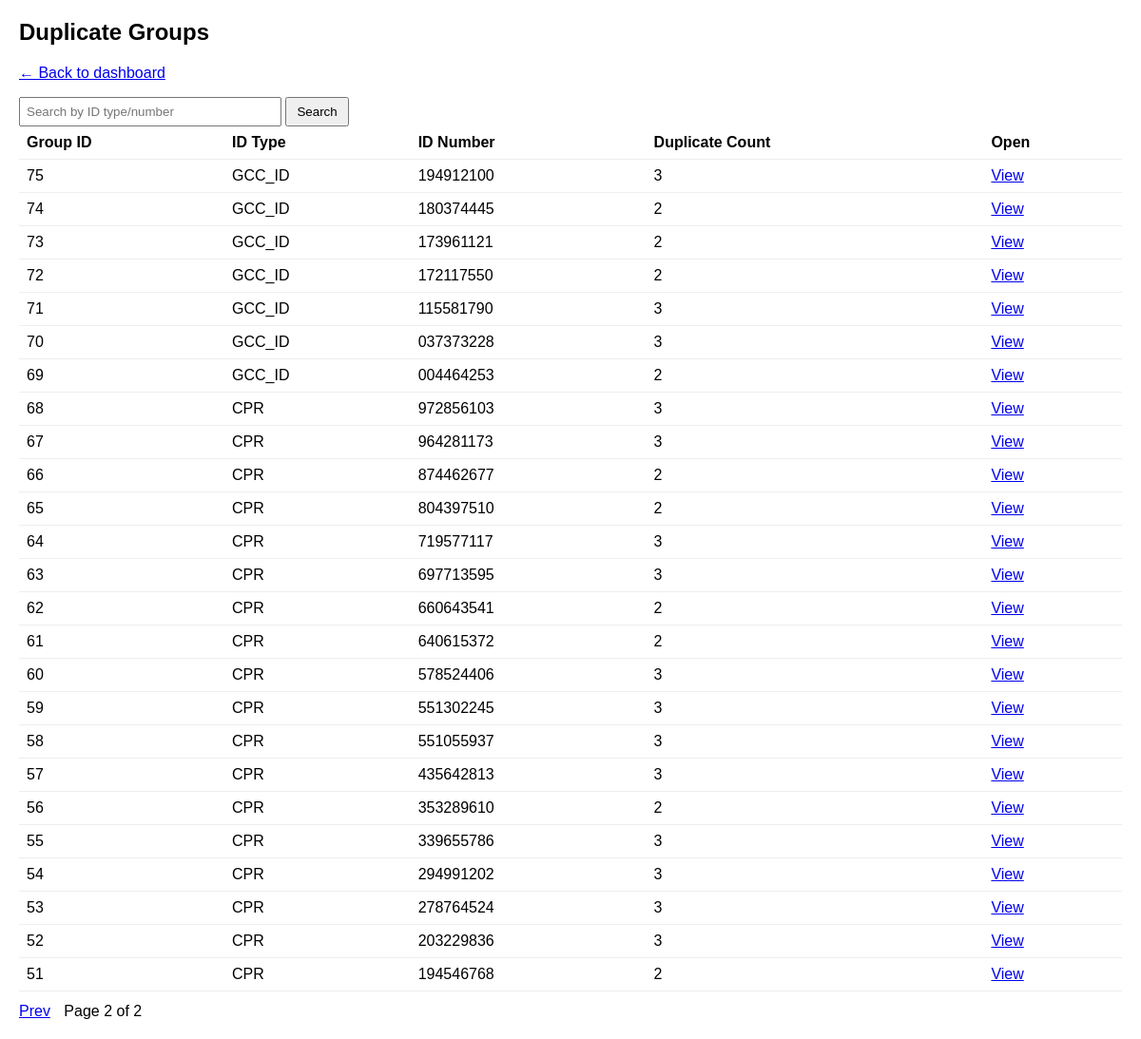
/dashboard/groups/?q=&page=2, run on the app's committed database.
### dedupe/models.py (models this page shows)
class DupGroup(models.Model):
    id_type = models.CharField(max_length=50)
    id_number = models.CharField(max_length=100)
    dup_count = models.IntegerField(default=0)
    created_at = models.DateTimeField(auto_now_add=True)

### dedupe/views.py (the view)
# urls.py: path("dashboard/groups/", views.duplicate_groups, name="duplicate_groups"),
def duplicate_groups(request):
    q = (request.GET.get("q") or "").strip()
    qs = DupGroup.objects.all().order_by("-created_at", "-id")
    if q:
        qs = qs.filter(id_number__icontains=q) | qs.filter(id_type__icontains=q)
    paginator = Paginator(qs, 25)
    page_obj = paginator.get_page(request.GET.get("page"))
    return render(request, "dedupe/duplicate_groups.html", {
        "page_obj": page_obj,
        "q": q,
    })

### templates/dedupe/duplicate_groups.html (shortened to what this page needs)
<!doctype html>
<html>
<head>
</head>
<body>
  <h2>Duplicate Groups</h2>
  <p class="muted"><a href="/dashboard/">← Back to dashboard</a></p>
  <form method="get">
    <input name="q" value="{{ q }}" placeholder="Search by ID type/number" />
    <button type="submit">Search</button>
  </form>
  <table>
    <thead>
      <tr>
        <th>Group ID</th>
        <th>ID Type</th>
        <th>ID Number</th>
        <th>Duplicate Count</th>
        <th>Open</th>
      </tr>
    </thead>
    <tbody>
      {% for g in page_obj %}
      <tr>
        <td>{{ g.id }}</td>
        <td>{{ g.id_type }}</td>
        <td>{{ g.id_number }}</td>
        <td>{{ g.dup_count }}</td>
        <td><a href="/dashboard/groups/{{ g.id }}/">View</a></td>
      </tr>
      {% empty %}
      <tr><td colspan="5">No groups found.</td></tr>
      {% endfor %}
    </tbody>
  </table>
  <div class="pager" style="margin-top:12px;">
    {% if page_obj.has_previous %}
      <a href="?q={{ q }}&page={{ page_obj.previous_page_number }}">Prev</a>
    {% endif %}
    <span>Page {{ page_obj.number }} of {{ page_obj.paginator.num_pages }}</span>
  </div>
</body>
</html>

### templates/dedupe/duplicate_groups.html (style rules this page uses)
body { font-family: Arial, sans-serif; margin: 20px; }
table { width: 100%; border-collapse: collapse; }
th, td { padding: 8px; border-bottom: 1px solid #eee; text-align: left; }
.muted { color: #666; }
.pager a { margin-right: 10px; }
input { padding: 6px; width: 260px; }
button { padding: 6px 10px; }

### data on the page
DupGroup: id "75", id_type "GCC_ID", id_number "194912100", dup_count "3"
DupGroup: id "74", id_type "GCC_ID", id_number "180374445", dup_count "2"
DupGroup: id "73", id_type "GCC_ID", id_number "173961121", dup_count "2"
DupGroup: id "72", id_type "GCC_ID", id_number "172117550", dup_count "2"
DupGroup: id "71", id_type "GCC_ID", id_number "115581790", dup_count "3"
DupGroup: id "70", id_type "GCC_ID", id_number "037373228", dup_count "3"
DupGroup: id "69", id_type "GCC_ID", id_number "004464253", dup_count "2"
DupGroup: id "68", id_type "CPR", id_number "972856103", dup_count "3"
DupGroup: id "67", id_type "CPR", id_number "964281173", dup_count "3"
DupGroup: id "66", id_type "CPR", id_number "874462677", dup_count "2"
DupGroup: id "65", id_type "CPR", id_number "804397510", dup_count "2"
DupGroup: id "64", id_type "CPR", id_number "719577117", dup_count "3"
DupGroup: id "63", id_type "CPR", id_number "697713595", dup_count "3"
DupGroup: id "62", id_type "CPR", id_number "660643541", dup_count "2"
DupGroup: id "61", id_type "CPR", id_number "640615372", dup_count "2"
DupGroup: id "60", id_type "CPR", id_number "578524406", dup_count "3"
DupGroup: id "59", id_type "CPR", id_number "551302245", dup_count "3"
DupGroup: id "58", id_type "CPR", id_number "551055937", dup_count "3"
DupGroup: id "57", id_type "CPR", id_number "435642813", dup_count "3"
DupGroup: id "56", id_type "CPR", id_number "353289610", dup_count "2"
DupGroup: id "55", id_type "CPR", id_number "339655786", dup_count "3"
DupGroup: id "54", id_type "CPR", id_number "294991202", dup_count "3"
DupGroup: id "53", id_type "CPR", id_number "278764524", dup_count "3"
DupGroup: id "52", id_type "CPR", id_number "203229836", dup_count "3"
DupGroup: id "51", id_type "CPR", id_number "194546768", dup_count "2"

### other printed values
{{ page_obj.number }} "2"
{{ page_obj.paginator.num_pages }} "2"
